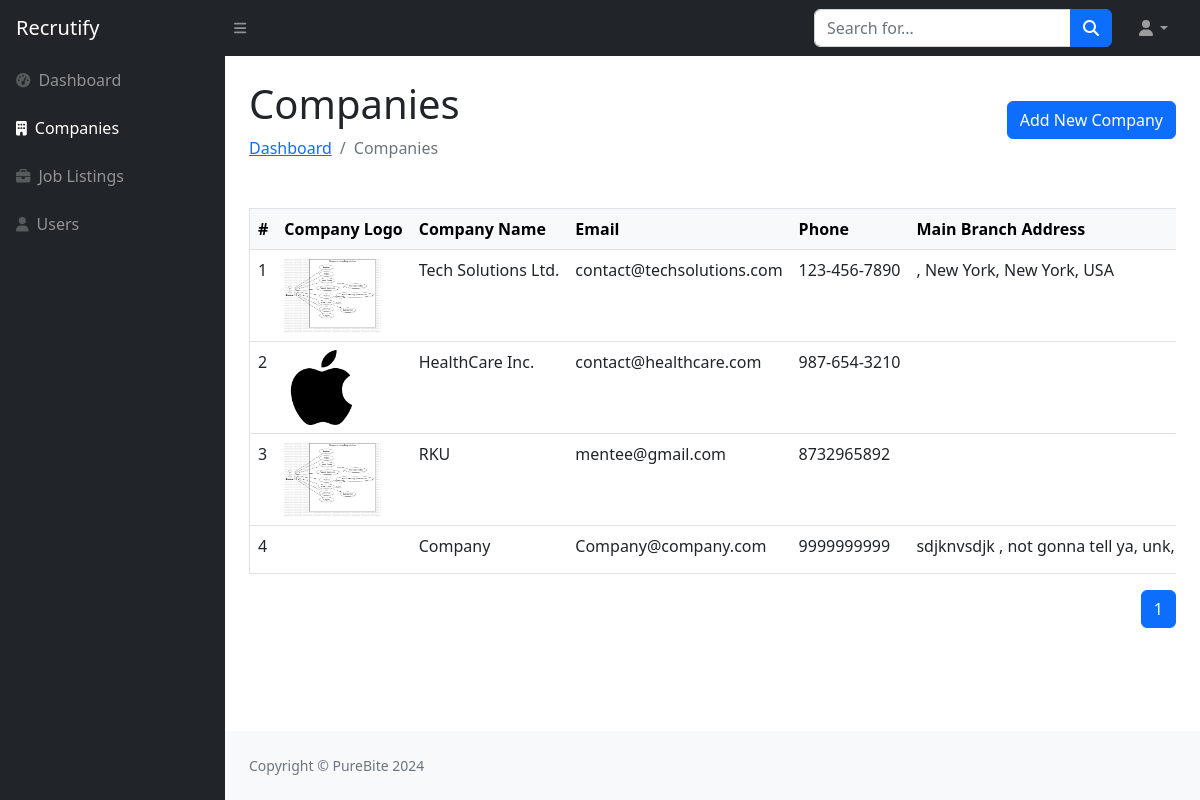
The page /admin/companies.php on the database its author committed.
### tables this page shows
CREATE TABLE `company_tbl` (
  `Company_Id` int NOT NULL,
  `Posted_by` int NOT NULL DEFAULT '6',
  `Name` varchar(50) NOT NULL,
  `Description` varchar(5000) NOT NULL,
  `Business_Stream` varchar(100) NOT NULL,
  `Establishment_Year` year NOT NULL,
  `Website` varchar(50) NOT NULL,
  `Phone` varchar(20) NOT NULL,
  `Email` varchar(50) NOT NULL,
  `Logo` text NOT NULL,
  `Main_Branch_Id` int DEFAULT NULL
);

### admin/companies.php (the view, shortened to what this page needs)
<?php include("sidebar.php");
$search = isset($_GET['search']) ? $_GET['search'] : '';
$search_query = '';
$query = "SELECT COUNT(*) AS total FROM company_tbl c LEFT JOIN branch_tbl b ON b.branch_id = c.main_branch_id $search_query";
$result = mysqli_query($con, $query);
$row = mysqli_fetch_assoc($result);
$total_records = $row['total'];
$records_per_page = 10;
$total_pages = ceil($total_records / $records_per_page);
$page = isset($_GET['page']) ? (int)$_GET['page'] : 1;
$start_from = ($page - 1) * $records_per_page;
$query = "
    SELECT c.*, CONCAT(b.Address, ', ', b.city, ', ', b.state, ', ', b.country) as Address
    FROM company_tbl c
    LEFT JOIN branch_tbl b ON b.branch_id = c.main_branch_id
    $search_query
    LIMIT $start_from, $records_per_page
";
$result = mysqli_query($con, $query);
?>
<div id="layoutSidenav_content">
    <div class="container-fluid px-4">
        <div class="w-100 mb-4 d-flex justify-content-between align-items-center">
            <div>
                <h1 class="mt-4">Companies</h1>
                <ol class="breadcrumb mb-4">
                    <li class="breadcrumb-item"><a href="index.php">Dashboard</a></li>
                    <li class="breadcrumb-item active">Companies</li>
                </ol>
            </div>
            <a href="add-company.php" class="btn btn-primary">Add New Company</a>
        </div>
        <div class="card-body">
            <?php if (mysqli_num_rows($result) > 0) { ?>
                <table class="table border text-nowrap">
                    <thead class="table-light">
                        <tr>
                            <th>#</th>
                            <th>Company Logo</th>
                            <th>Company Name</th>
                            <th>Email</th>
                            <th>Phone</th>
                            <th>Main Branch Address</th>
                        </tr>
                    </thead>
                    <tbody>
                        <?php
                        $counter = $start_from + 1;
                        while ($company = mysqli_fetch_assoc($result)) { ?>
                            <tr>
                                <td><?= $counter++; ?></td>
                                <td><img src="../<?= $company['Logo']; ?>" alt="" style="height:75px"></td>
                                <td><?= $company['Name']; ?></td>
                                <td><?= $company['Email']; ?></td>
                                <td><?= $company['Phone']; ?></td>
                                <td><?= $company['Address']; ?></td>
                            </tr>
                        <?php } ?>
                    </tbody>
                </table>
                <?php include "common/pagination.php"; ?>
            <?php } else { ?>
                <p class="text-center">No companies found. <a href="add-company.php">Add a new company</a>.</p>
            <?php } ?>
        </div>
    </div>
<?php include("footer.php"); ?>

### admin/sidebar.php (shortened to what this page needs)
<?php
$currentPage = basename($_SERVER['PHP_SELF']);
?>
<!DOCTYPE html>
<html lang="en">
    <head>
        <link href="https://cdn.jsdelivr.net/npm/simple-datatables@7.1.2/dist/style.min.css" rel="stylesheet" />
        <link href="css/styles.css" rel="stylesheet" />
        <link href="css/form-validation.css" rel="stylesheet" />
    </head>
    <body class="sb-nav-fixed">
        <nav class="sb-topnav navbar navbar-expand navbar-dark bg-dark">
            <a class="navbar-brand ps-3" href="index.php">Recrutify</a>
            <button class="btn btn-link btn-sm order-1 order-lg-0 me-4 me-lg-0" id="sidebarToggle" href="#!"><i class="fas fa-bars"></i></button>
            <form class="d-none d-md-inline-block form-inline ms-auto me-0 me-md-3 my-2 my-md-0">
                <div class="input-group">
                    <input class="form-control" type="text" placeholder="Search for..." aria-label="Search for..." aria-describedby="btnNavbarSearch" name="search" value="<?php echo isset($_GET['search']) ? $_GET['search'] : ''; ?>" />
                    <button class="btn btn-primary" id="btnNavbarSearch" type="search"><i class="fas fa-search"></i></button>
                </div>
            </form>
            <ul class="navbar-nav ms-auto ms-md-0 me-3 me-lg-4">
                <li class="nav-item dropdown">
                    <a class="nav-link dropdown-toggle" id="navbarDropdown" href="#" role="button" data-bs-toggle="dropdown" aria-expanded="false"><i class="fas fa-user fa-fw"></i></a>
                </li>
            </ul>
        </nav>
        <div id="layoutSidenav">
            <div id="layoutSidenav_nav">
            <nav class="sb-sidenav accordion sb-sidenav-dark" id="sidenavAccordion">
                <div class="sb-sidenav-menu">
                    <div class="nav">
                        <a class="nav-link <?php echo ($currentPage == 'index.php') ? 'active' : ''; ?>" href="index.php">
                            <div class="sb-nav-link-icon"><i class="fas fa-tachometer-alt"></i></div>
                            Dashboard
                        </a>
                        <a class="nav-link <?php echo ($currentPage == 'companies.php') ? 'active' : ''; ?>" href="companies.php">
                            <div class="sb-nav-link-icon"><i class="fas fa-building"></i></div>
                            Companies
                        </a>
                        <a class="nav-link <?php echo ($currentPage == 'job-listings.php') ? 'active' : ''; ?>" href="job-listings.php">
                            <div class="sb-nav-link-icon"><i class="fas fa-briefcase"></i></div>
                            Job Listings
                        </a>
                        <a class="nav-link <?php echo ($currentPage == 'users.php') ? 'active' : ''; ?>" href="users.php">
                            <div class="sb-nav-link-icon"><i class="fas fa-user"></i></div>
                            Users
                        </a>
                    </div>
                </nav>
            </div>

### admin/common/pagination.php (shortened to what this page needs)
<div class="d-flex justify-content-end">
    <nav aria-label="Page navigation example">
        <ul class="pagination">
            <?php
            for ($i = 1; $i <= $total_pages; $i++) {
                echo "<li class='page-item " . ($i == $page ? 'active' : '') . "'><a class='page-link' href='?page=" . $i . "&search=" . urlencode($search) . "'>" . $i . "</a></li>";
            }
            ?>
        </ul>
    </nav>
</div>

### admin/footer.php (shortened to what this page needs)
                <footer class="py-4 bg-light mt-auto">
                    <div class="container-fluid px-4">
                        <div class="d-flex align-items-center justify-content-between small">
                            <div class="text-muted">Copyright &copy; PureBite 2024</div>
                        </div>
                    </div>
                </footer>
            </div>
        </div>
    </body>
</html>

### rows shown on the page
company_tbl: Logo (picture), Name "Tech Solutions Ltd.", Email "contact@techsolutions.com", Phone "123-456-7890", Address ", New York, New York, USA"
company_tbl: shows a picture, Name "HealthCare Inc.", Email "contact@healthcare.com", Phone "987-654-3210"
company_tbl: Logo (picture), Name "RKU", Email "mentee@gmail.com", Phone "8732965892"
company_tbl: Name "Company", Email "Company@company.com", Phone "9999999999", Address "sdjknvsdjk , not gonna tell ya, unk,…"
